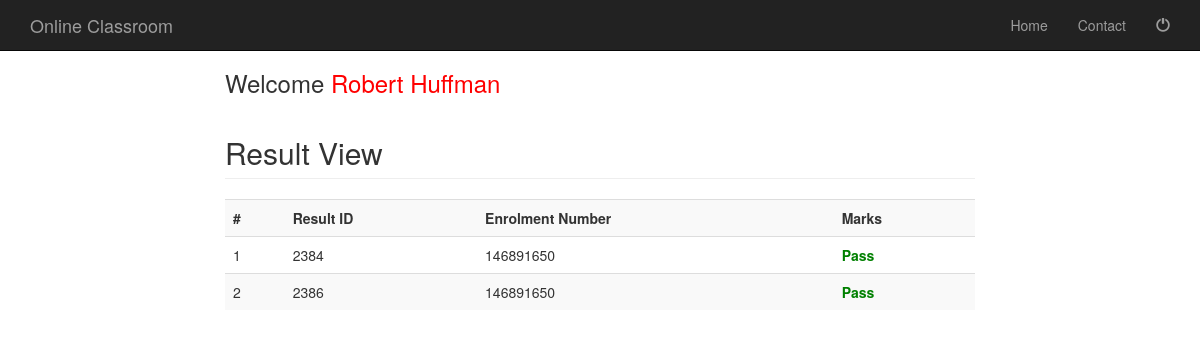
Screenshot of /viewresult.php?seno=146891650 (signed in) with the database file from the repository.
### tables this page shows
CREATE TABLE `result` (
  `RsID` bigint(20) NOT NULL,
  `Eno` varchar(20) NOT NULL,
  `Ex_ID` int(10) NOT NULL,
  `Marks` varchar(20) NOT NULL
);

### viewresult.php (the view, shortened to what this page needs)
<?php
$userfname = $_SESSION[ "fname" ];
$userlname = $_SESSION[ "lname" ];
?>
<?php include('studenthead.php'); ?>
<div class="container">
	<div class="row">
		<div class="col-md-2"></div>
		<div class="col-md-8">
			<h3> Welcome <a href="welcomestudent.php" <?php echo "<span style='color:red'>".$userfname." ".$userlname."</span>";?> </a></h3>
			<?php
				include('database.php');
				$seno=$_GET['seno'];
				$sql="SELECT * FROM result WHERE Eno='$seno'";
				$rs=mysqli_query($connect,$sql);
				echo "<h2 class='page-header'>Result View</h2>";
				echo "<table class='table table-striped table-hover' style='width:100%'>
				<tr>
				<th>#</th>
				<th>Result ID</th>
				<th>Enrolment Number</th>
				<th>Marks</th>
				</tr>";
				$count=1;
				while($row=mysqli_fetch_array($rs))
				{
				?>
			<tr>
				<td>
					<?php echo $count;?>
				</td>
				<td>
					<?php echo $row['RsID'];?>
				</td>
				<td>
					<?php echo $row['Eno'];?>
				</td>
				<td>
					<?php if($row['Marks'] == 'Pass') { echo '<div style="color:green;"><b>'.$row['Marks'];} else { echo '<div style="color:red;"><b>'.$row['Marks'];}?>
				</td>
			</tr>
			<?php
		$count++;	}
			?>
			</table>
		</div>
		<div class="col-md-2"></div>
	</div>
	<?php include('allfoot.php'); ?>

### css/modern-business.css (style rules this page uses)
html, body { height: 100%; }
body { padding-top: 50px; }

### rows the page displays
result: RsID "2384", Eno "146891650", Marks "Pass"
result: RsID "2386", Eno "146891650", Marks "Pass"

### other values shown
$userfname "Robert"
$userlname "Huffman"
